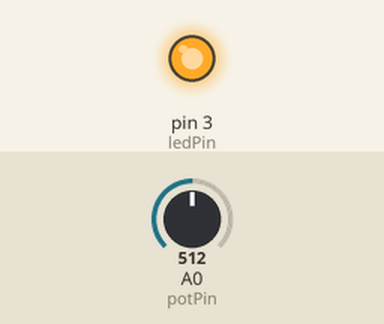
Simulated run of this sketch. Board: Arduino Uno, built with avr-gcc and run on an emulated ATmega328P. On the bench: output pins drawn as LEDs (lit = HIGH). The inputs (shaded band) are chosen by the test bench; at power-on: A0 (potPin) = 512.

Above: at 1.3 s.
1.4 s: A0 (potPin) set to 0
At 2.3 s:
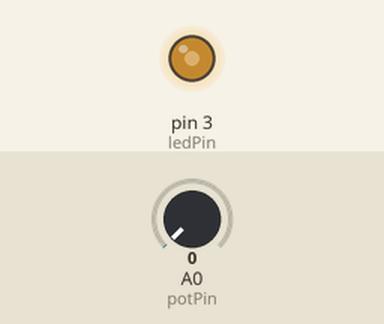
3.0 s: A0 (potPin) set to 122
At 3.3 s:
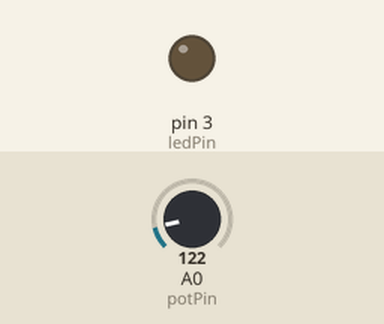
Timing chart, 0 to 12.1 s (numbered marks = the images above; inputs shaded):
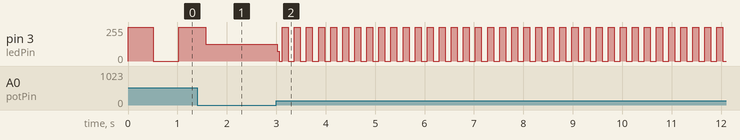

The sketch:

analog.ino
```cpp
int ledPin = 3;
int potPin = A0;

void setup() {
  // setup pin modes
  pinMode(ledPin, OUTPUT);
  pinMode(potPin, INPUT);
}

void loop() {
  // read the value of the pot and store it as potValue
  int potValue = analogRead(potPin);

  // turn led on and wait for the time equal to potValue
  digitalWrite(ledPin, HIGH);
  delay(potValue);

  // re-read the value of the pot and store it as potValue
  potValue = analogRead(potPin);

  // turn led off and wait for the time equal to potValue
  digitalWrite(ledPin, LOW);
  delay(potValue);
}
```

Measured:
- after the input at 3.0 s, pin 3 (ledPin): 125/255 → 72/255 at once, then moves between 0/255 and 255/255, repeating every 0.49 s
